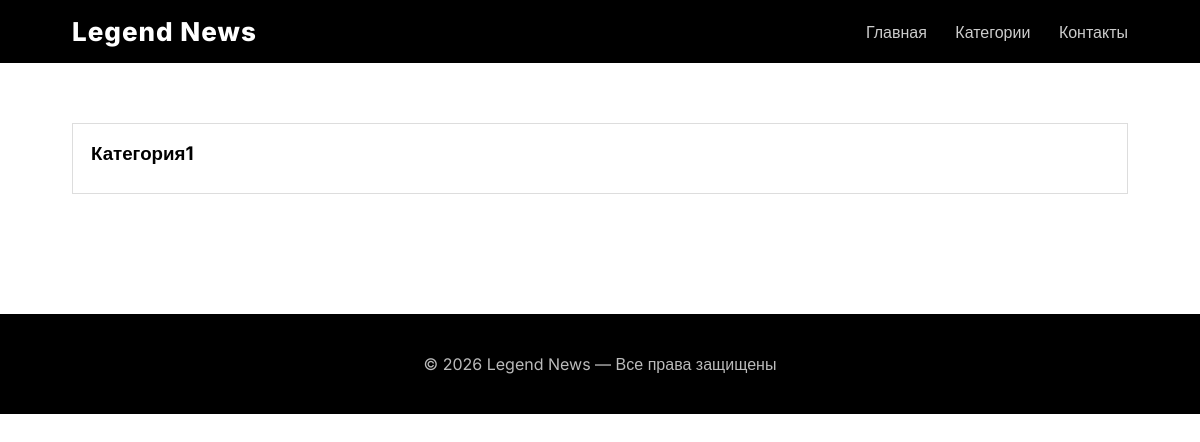
Page /categories/ on the earlier database version.
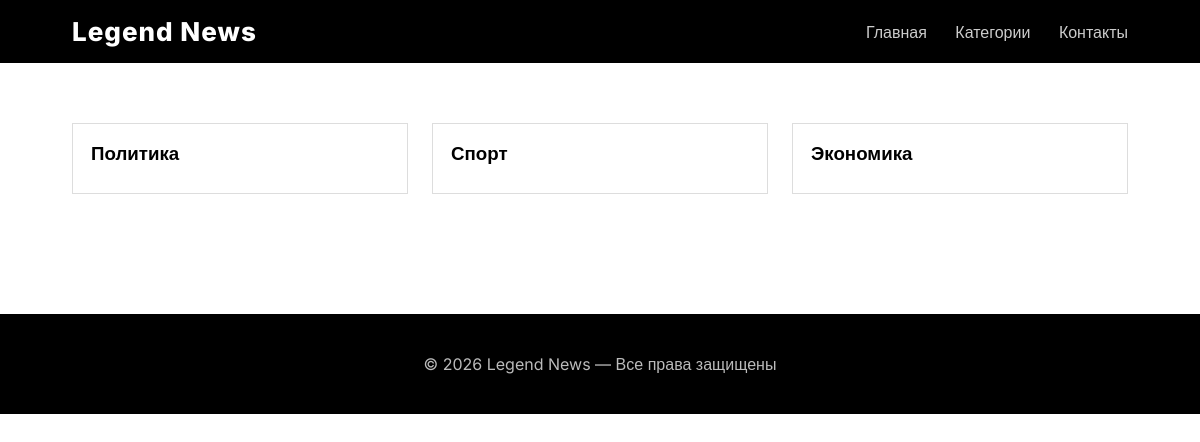
Same page on the later database version.
### news/models.py (models this page shows, shortened)
class Category(models.Model):
    title = models.CharField(max_length=100)
    created_at = models.DateTimeField(auto_now_add=True)

### news/views.py (the view)
# urls.py: path('categories/', categories, name='categories'),
def categories(request):
    categories = Category.objects.all()
    return render(request, 'categories.html', {'categories': categories})

### templates/categories.html (shortened to what this page needs)
<!DOCTYPE html>
<html lang="ru">
<head>
</head>
<body>
<header>
<div class="logo">Legend News</div>
<nav>
<a href="/">Главная</a>
<a href="#">Категории</a>
<a href="{% url 'contacts' %}">Контакты</a>
</nav>
</header>
<section class="section">
<div class="news-grid">
{% for item in categories %}
<a href="{% url 'categories_news' item.id %}" style="text-decoration:none; color:inherit;">
<div class="card">
    <div class="card-content">
        <h3>{{ item.title }}</h3>
    </div>
</div>
</a>
{% empty %}
<p>Категорий пока нет</p>
{% endfor %}
</div>
</section>
<footer>
© 2026 Legend News — Все права защищены
</footer>
</body>
</html>

Differences in the rows shown:
changed Category: title "Категория1" → "Политика"
added Category: title "Спорт"
added Category: title "Экономика"
